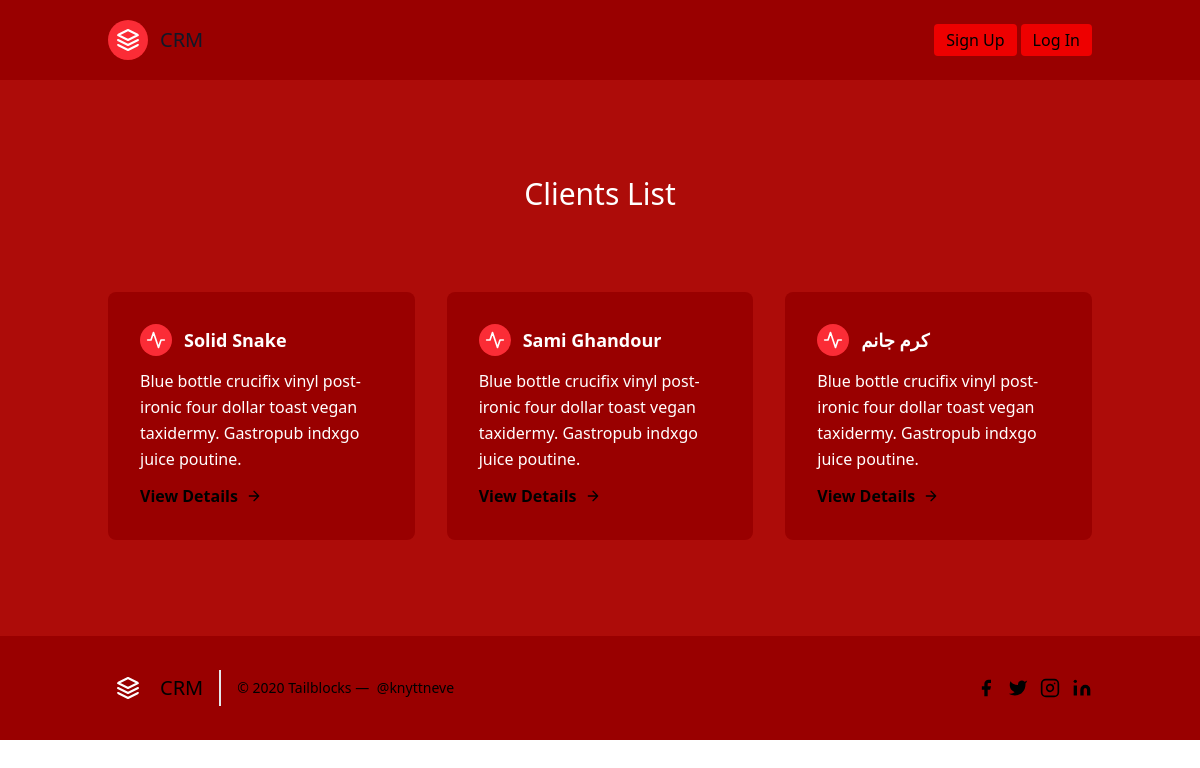
Page /leads/ on the earlier database version.
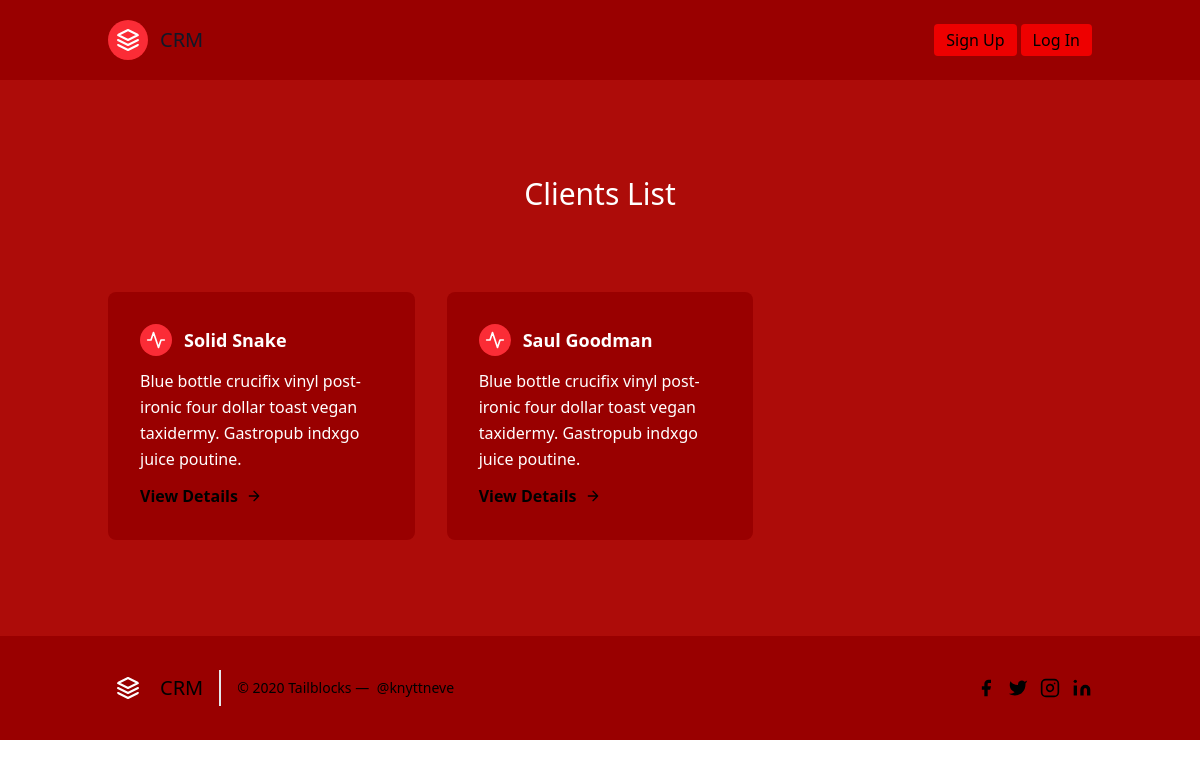
Same page on the later database version.
### leads/models.py (models this page shows, shortened)
class Client(models.Model): #this class stores the records of clients
    source_options = (
        ('1', 'Internet'),
        ('2', 'Newsletter'),
        ('3', 'TV'),
        ('4', 'Other')
    )
    first_name = models.CharField(max_length=40)
    last_name = models.CharField(max_length=40)
    email = models.EmailField()
    source = models.CharField(max_length=50, choices=source_options)
    profile_picture = models.ImageField(blank=True, null=True)
    phoned = models.BooleanField(default=False)
    age = models.IntegerField(validators=[MinValueValidator(18), MaxValueValidator(120)])
    files = models.FileField(blank=True, null=True)
    agent = models.ForeignKey(Agent, on_delete=models.CASCADE)

### leads/views.py (the view)
# urls.py: path('', LeadListView.as_view(), name='lead-list'),
class LeadListView(ListView):
    template_name = 'lead/lead_list.html'
    queryset = Client.objects.all()

### leads/templates/lead/lead_list.html
{% extends 'partials/base.html' %}
    {% block content %}
<section class="text-white body-font">
  <div class="container px-5 py-24 mx-auto"  >
    <div class="flex flex-col text-center w-full mb-20">
      <h1 class="sm:text-3xl text-2xl font-medium title-font text-white">Clients List</h1>
    </div>
    <div class="flex flex-wrap -m-4">
        {% for client in object_list %}
      <div class="p-4 md:w-1/3" >
        <div class="flex rounded-lg h-full p-8 flex-col" style="background-color:#990000">
          <div class="flex items-center mb-3">
            <div class="w-8 h-8 mr-3 inline-flex items-center justify-center rounded-full bg-red-500 text-white flex-shrink-0">
              <svg fill="none" stroke="currentColor" stroke-linecap="round" stroke-linejoin="round" stroke-width="2" class="w-5 h-5" viewBox="0 0 24 24" data-darkreader-inline-stroke="" style="--darkreader-inline-stroke: currentColor;">
                <path d="M22 12h-4l-3 9L9 3l-3 9H2"></path>
              </svg>
            </div>
            <h2 class="text-white text-lg title-font font-medium" style="font-weight:bold">{{client.first_name}} {{client.last_name}}
    </h2>
          </div>
          <div class="flex-grow">
            <p class="leading-relaxed text-base">Blue bottle crucifix vinyl post-ironic four dollar toast vegan taxidermy. Gastropub indxgo juice poutine.</p>
            <a href="{% url 'leads:lead-detail' client.pk %}" class="mt-3 text-black inline-flex items-center" style="font-weight:bold">View Details
              <svg fill="none" stroke="currentColor" stroke-linecap="round" stroke-linejoin="round" stroke-width="2" class="w-4 h-4 ml-2" viewBox="0 0 24 24" data-darkreader-inline-stroke="" style="--darkreader-inline-stroke: currentColor;">
                <path d="M5 12h14M12 5l7 7-7 7"></path>
              </svg>
            </a>
          </div>
        </div>
      </div>
          {% endfor %}
    </div>
  </div>
</section>
{% endblock %}

Differences in the rows shown:
removed Client: first_name "Sami", last_name "Ghandour"
removed Client: first_name "كرم", last_name "جانم"
added Client: first_name "Saul", last_name "Goodman"
